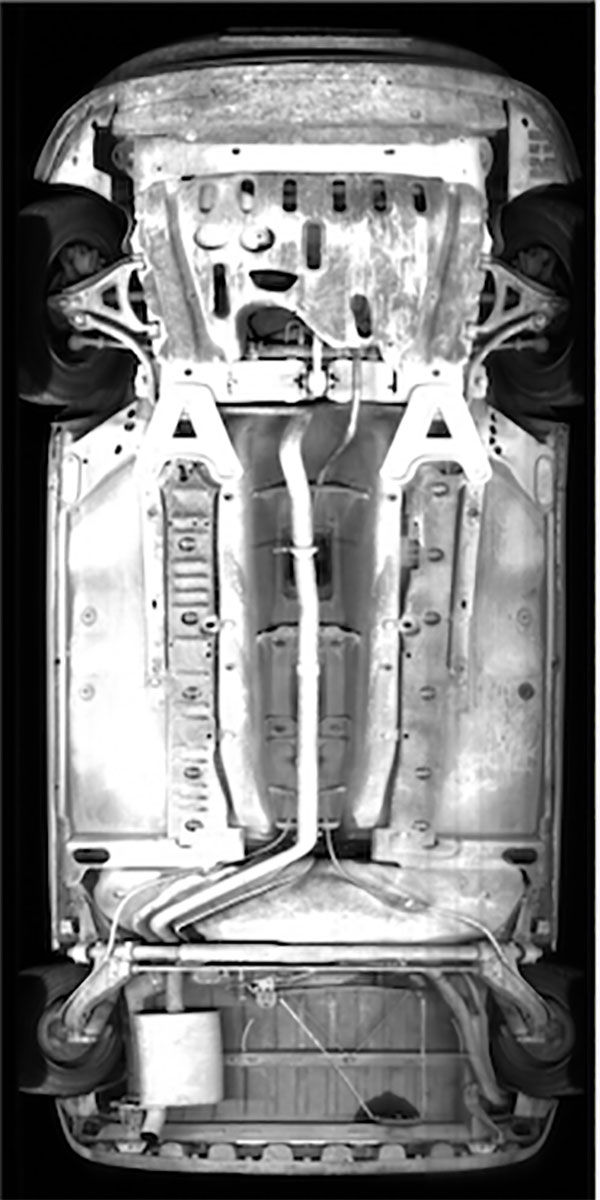
#> input picture left.jpeg, 600 x 1200 px
$ python main.py
#> lines starting #> are read from the running program, lines starting #| are printed output that depends on the picture; after the words box and inside, x2 and y2 are one past the last pixel; in counts of white or black regions, pixels touching at a corner belong together; long printed decimals are rounded
"""
Created on Thu Jun 17 23:09:38 2021

@author: harunkor
"""
from skimage.metrics import structural_similarity
import cv2
import numpy as np

before = cv2.imread('left.jpeg')
#> before is the input picture: shape (1200, 600, 3); mean B, G, R 125.2, 125.2, 125.2
after = cv2.imread('right.jpeg')
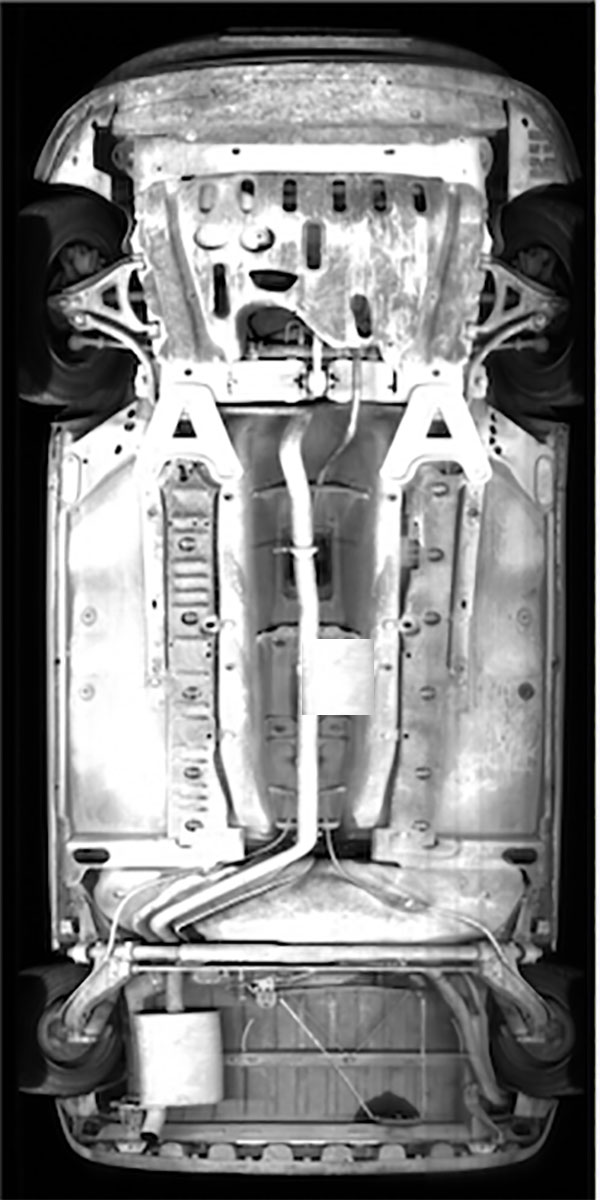
#> input picture right.jpeg, 600 x 1200 px
#> after is the input picture: shape (1200, 600, 3); mean B, G, R 125.9, 125.9, 125.9

# Convert images to grayscale
before_gray = cv2.cvtColor(before, cv2.COLOR_BGR2GRAY)
after_gray = cv2.cvtColor(after, cv2.COLOR_BGR2GRAY)

# Compute SSIM between two images
(score, diff) = structural_similarity(before_gray, after_gray, full=True)
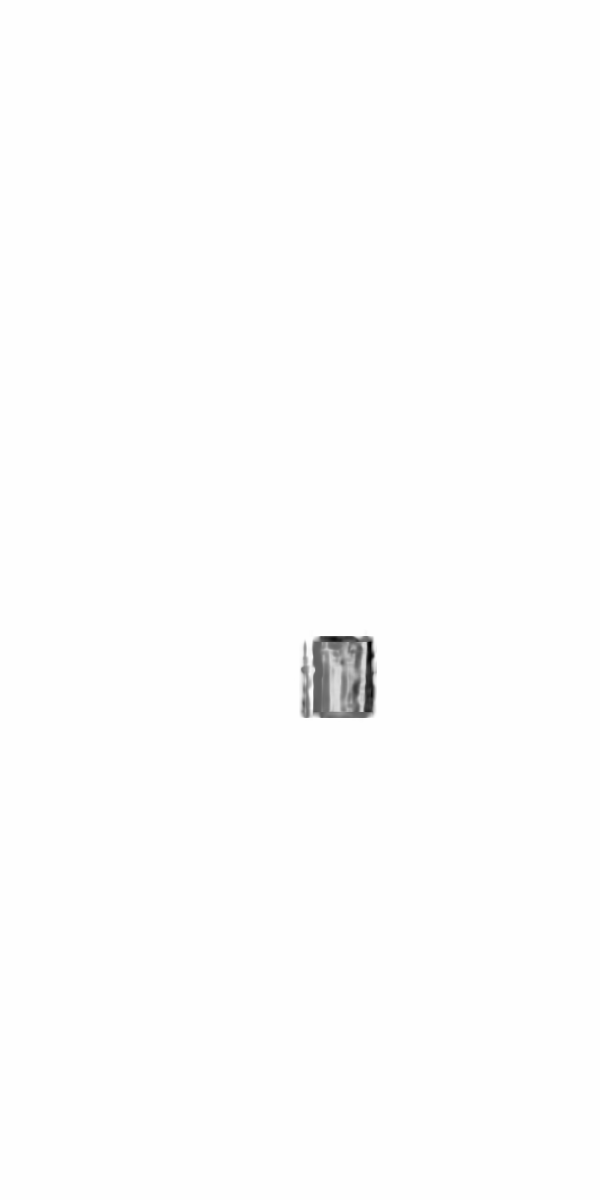
#> diff: shape (1200, 600) float64; min -0.608, max 1, mean 0.994; drawn with min black and max white
#> score = 0.994
print("Image similarity", score)
#| Image similarity 0.9941

# The diff image contains the actual image differences between the two images
# and is represented as a floating point data type in the range [0,1]
# so we must convert the array to 8-bit unsigned integers in the range
# [0,255] before we can use it with OpenCV
diff = (diff * 255).astype("uint8")

# Threshold the difference image, followed by finding contours to
# obtain the regions of the two input images that differ
thresh = cv2.threshold(diff, 0, 255, cv2.THRESH_BINARY_INV | cv2.THRESH_OTSU)[1]
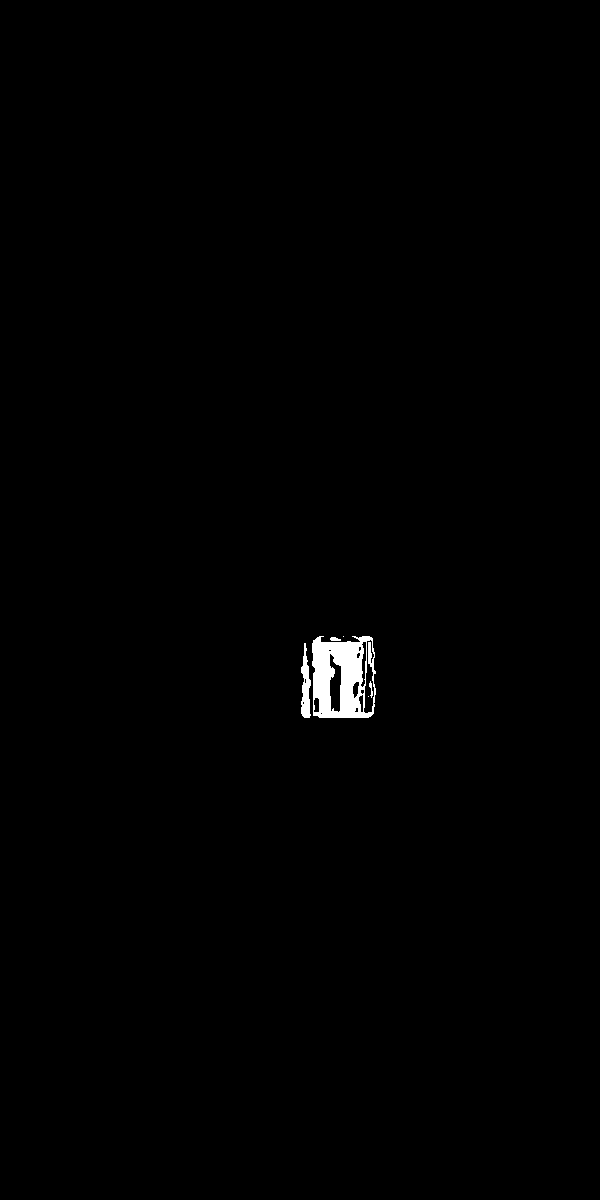
#> thresh: shape (1200, 600); 0.57% white; 6 white regions (2 under 20 px)
contours = cv2.findContours(thresh.copy(), cv2.RETR_EXTERNAL, cv2.CHAIN_APPROX_SIMPLE)
#> contours = 4 contours, 1 with area under 20; largest, box (x1, y1, x2, y2) and area: (312, 636, 376, 718) 4634, (301, 643, 311, 718) 389, (330, 637, 341, 641) 22
contours = contours[0] if len(contours) == 2 else contours[1]

mask = np.zeros(before.shape, dtype='uint8')
filled_after = after.copy()

for c in contours:
    area = cv2.contourArea(c)
    if area > 40:
        x,y,w,h = cv2.boundingRect(c)
        cv2.rectangle(before, (x, y), (x + w, y + h), (0,0,255), 2)
        cv2.rectangle(after, (x, y), (x + w, y + h), (0,0,255), 2)
        cv2.drawContours(mask, [c], 0, (0,0,255), -1)
        cv2.drawContours(filled_after, [c], 0, (0,0,255), -1)
#> this loop made 4 passes
#> (area, x, y, w, h) on passes 1, 4: (389, 301, 643, 10, 75), (4634, 312, 636, 64, 82)
#> area on pass 2: 22
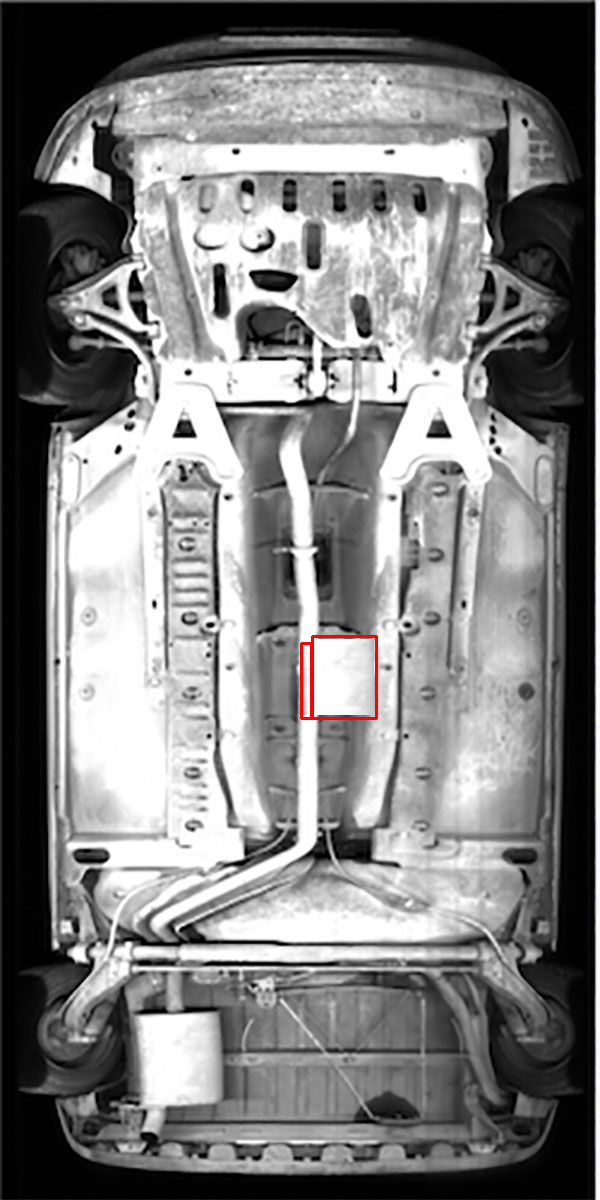
#> after: shape (1200, 600, 3); 0.17% of pixels changed, all inside (x1, y1, x2, y2) = (300, 635, 378, 720)
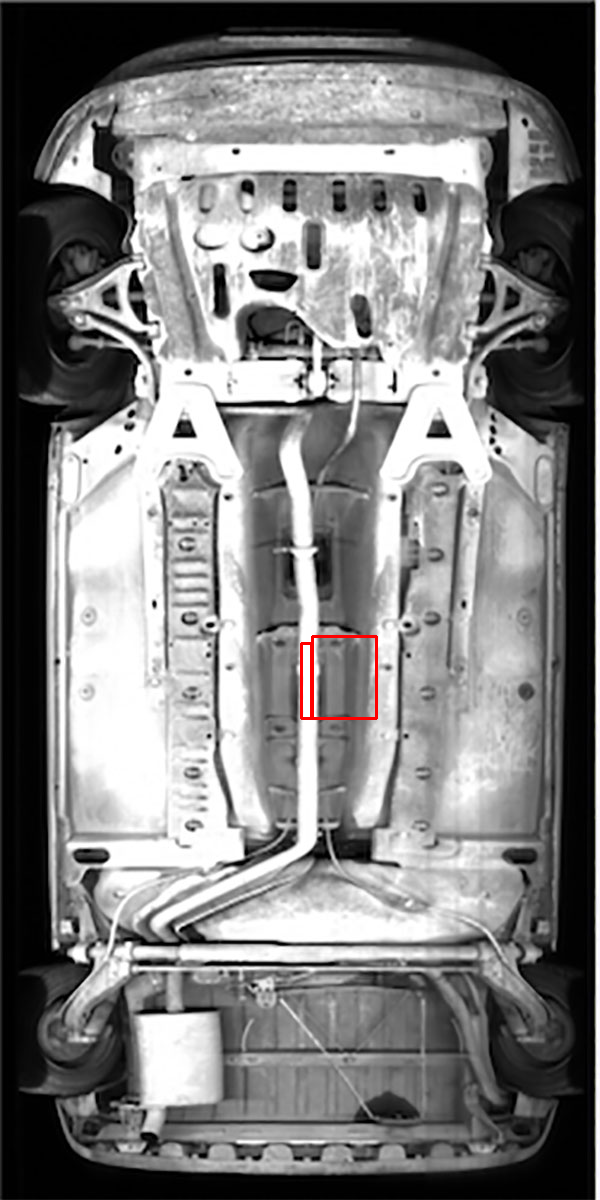
#> before: shape (1200, 600, 3); 0.17% of pixels changed, all inside (x1, y1, x2, y2) = (300, 635, 378, 720)
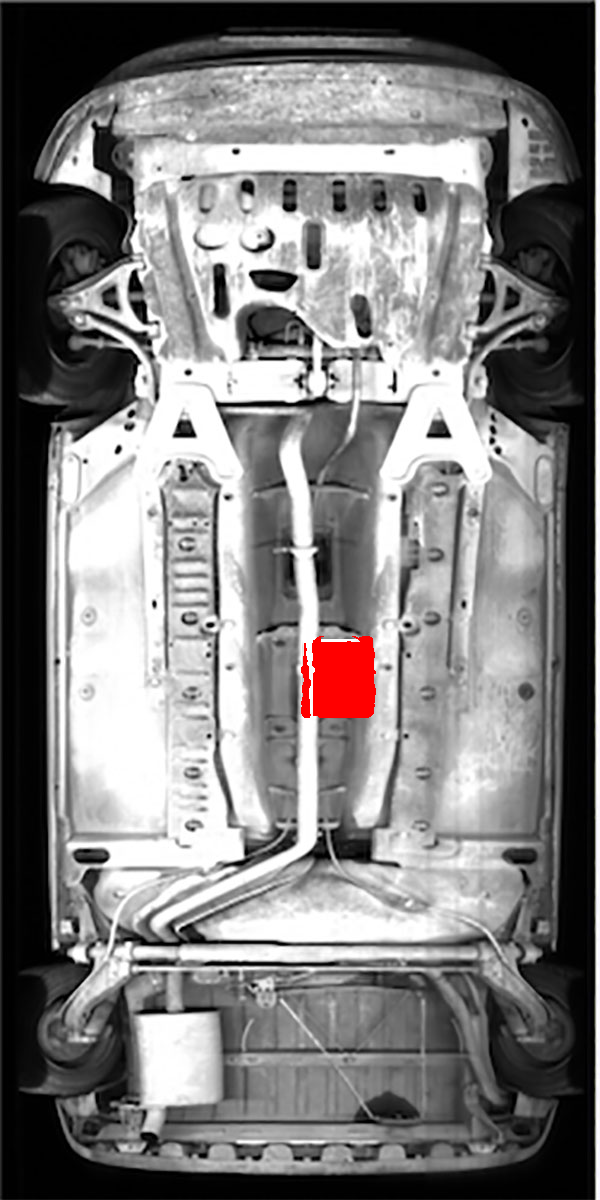
#> filled_after: shape (1200, 600, 3); 0.73% of pixels changed, all inside (x1, y1, x2, y2) = (301, 636, 376, 718)

cv2.imshow('before', before)
cv2.imshow('after', after)
cv2.imwrite("before.jpeg", before)
cv2.imwrite("after.jpeg", after)
#cv2.imshow('diff',diff)
#cv2.imshow('mask',mask)
#cv2.imshow('filled after',filled_after)
cv2.waitKey(70000)
